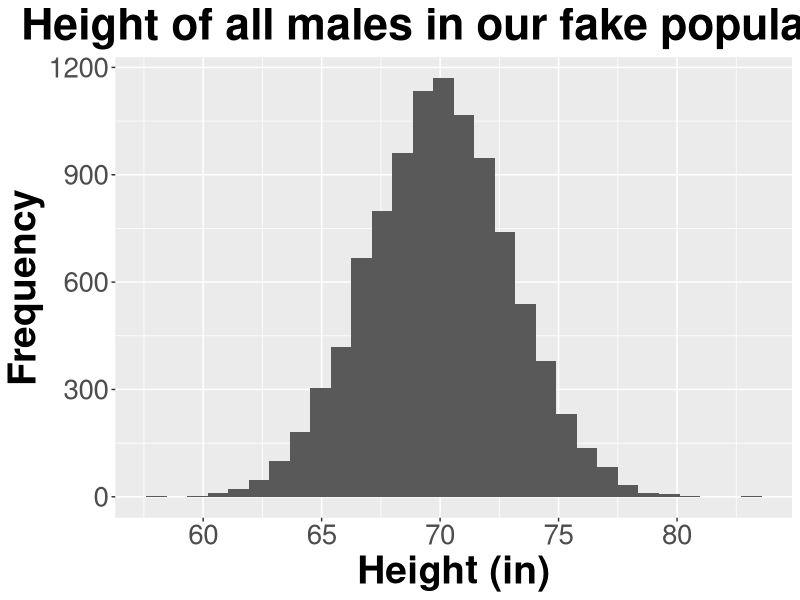
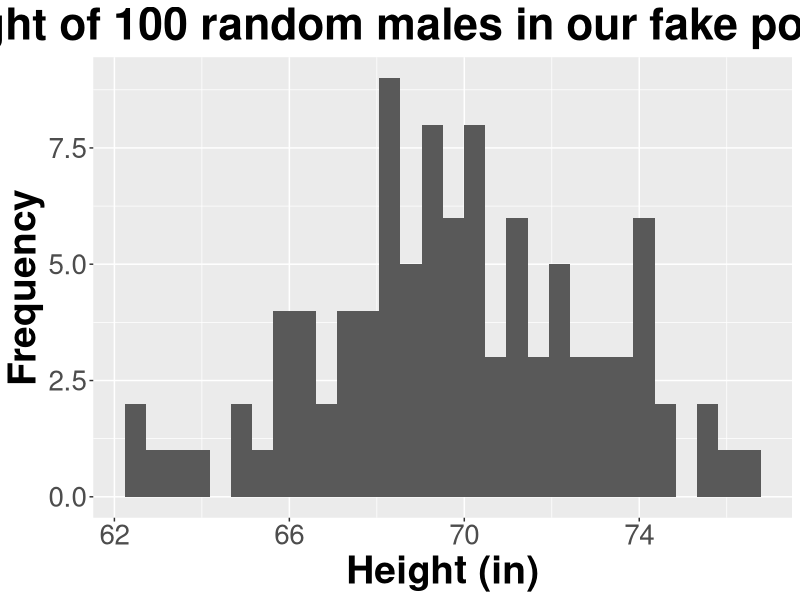
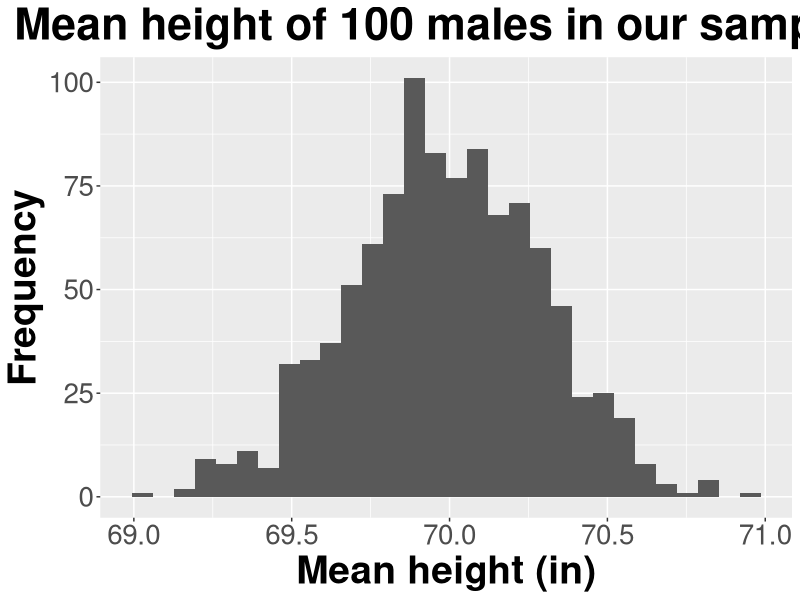
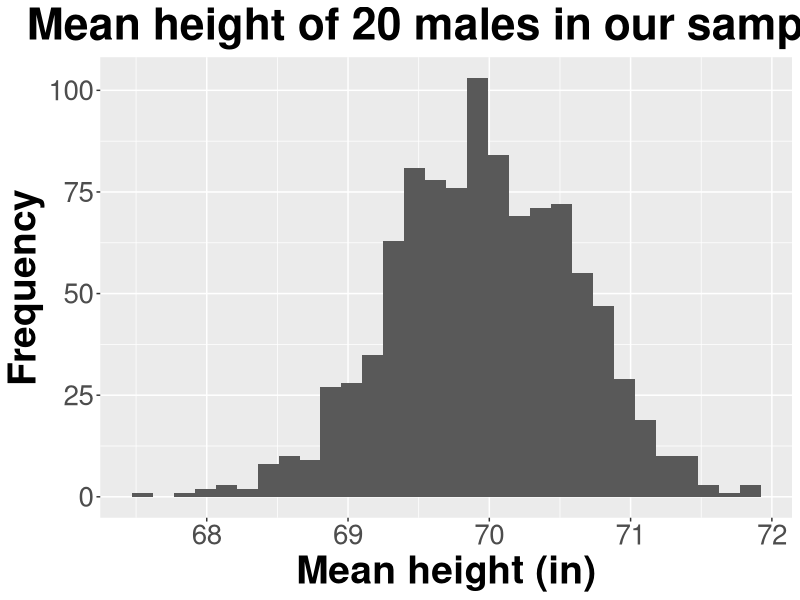
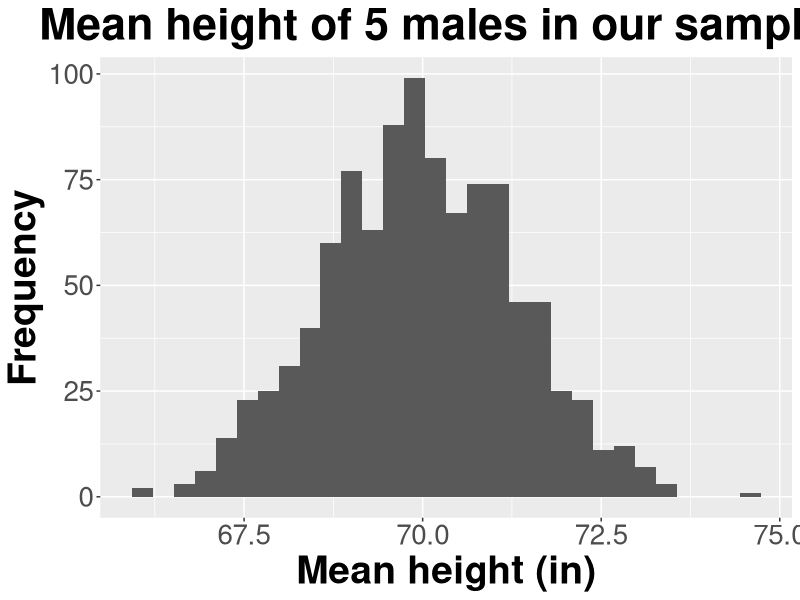
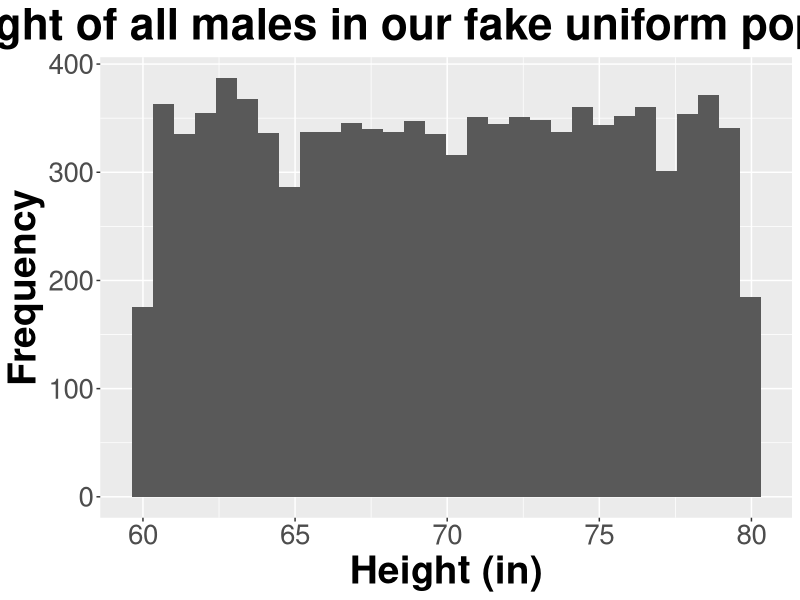
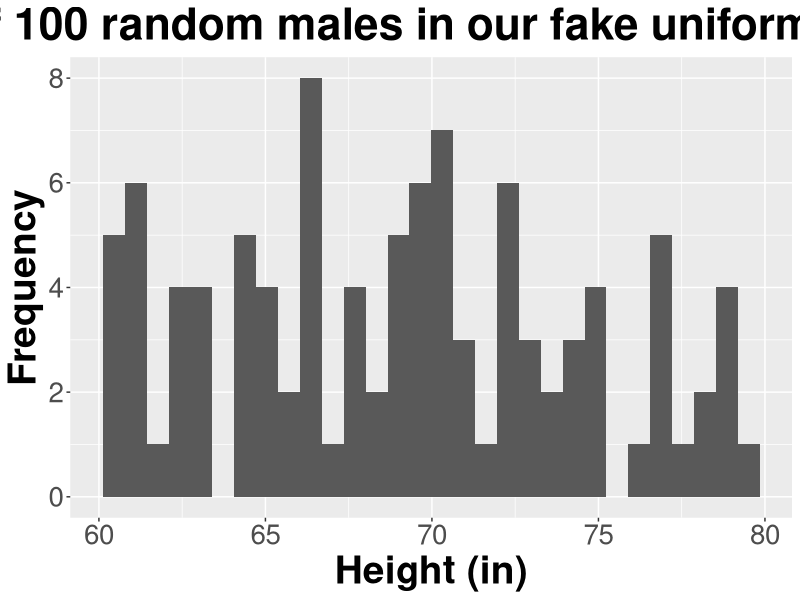
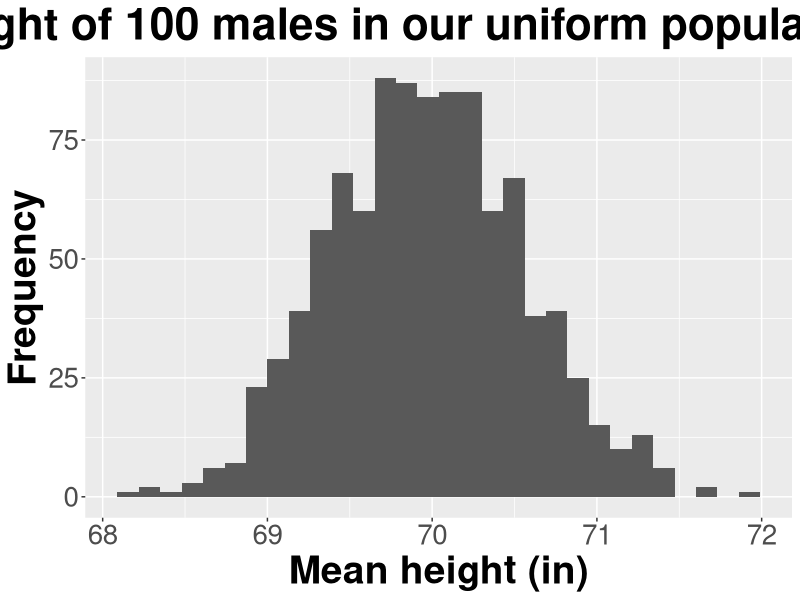

Write the R code that produced these figures, in order.
#plots from 2. Estimation and probability.ppt


#create "population" of males

population_size <- 10000
set.seed(42)
population_norm <- data.frame(id = 1:population_size, 
                         height = rnorm(population_size, 70, 3))

require(ggplot2)

ggplot(population_norm, aes_string("height")) + 
  geom_histogram(size=3) +
  xlab("Height (in)")+
  ylab("Frequency")+
  ggtitle("Height of all males in our fake population")+
  theme(axis.title.x = element_text(face="bold", size=28), 
        axis.title.y = element_text(face="bold", size=28), 
        axis.text.y  = element_text(size=20),
        axis.text.x  = element_text(size=20), 
        legend.text =element_text(size=20),
        legend.title = element_text(size=20, face="bold"),
        legend.position = "bottom",
        plot.title = element_text(hjust = 0.5, face="bold", size=32))

#sample a 100 of these

sample_1 <- population_norm[sample(nrow(population_norm), 100),]
ggplot(sample_1, aes_string("height")) + 
  geom_histogram(size=3) +
  xlab("Height (in)")+
  ylab("Frequency")+
  ggtitle("Height of 100 random males in our fake population")+
  theme(axis.title.x = element_text(face="bold", size=28), 
        axis.title.y = element_text(face="bold", size=28), 
        axis.text.y  = element_text(size=20),
        axis.text.x  = element_text(size=20), 
        legend.text =element_text(size=20),
        legend.title = element_text(size=20, face="bold"),
        legend.position = "bottom",
        plot.title = element_text(hjust = 0.5, face="bold", size=32))
mean(sample_1$height)
sd(sample_1$height)

#now do this a 1000 times and record it
number_of_samples <- 1000
sample_outcomes <- data.frame(mean = rep(NA, number_of_samples), sd = NA)

for (i in 1:number_of_samples){
  sample_1 <- population_norm[sample(nrow(population_norm), 100),]
  sample_outcomes$mean[i] <- mean(sample_1$height)
  sample_outcomes$sd[i] <- sd(sample_1$height)
  
}

ggplot(sample_outcomes, aes_string("mean")) + 
  geom_histogram(size=3) +
  xlab("Mean height (in)")+
  ylab("Frequency")+
  ggtitle("Mean height of 100 males in our samples")+
  theme(axis.title.x = element_text(face="bold", size=28), 
        axis.title.y = element_text(face="bold", size=28), 
        axis.text.y  = element_text(size=20),
        axis.text.x  = element_text(size=20), 
        legend.text =element_text(size=20),
        legend.title = element_text(size=20, face="bold"),
        legend.position = "bottom",
        plot.title = element_text(hjust = 0.5, face="bold", size=32))
mean(sample_outcomes$mean)
sd(sample_outcomes$mean)

#what if we only sampled 20
##now do this a 1000 times and record it
number_of_samples <- 1000
sample_outcomes <- data.frame(mean = rep(NA, number_of_samples), sd = NA)

for (i in 1:number_of_samples){
  sample_1 <- population_norm[sample(nrow(population_norm), 20),]
  sample_outcomes$mean[i] <- mean(sample_1$height)
  sample_outcomes$sd[i] <- sd(sample_1$height)
  
}

ggplot(sample_outcomes, aes_string("mean")) + 
  geom_histogram(size=3) +
  xlab("Mean height (in)")+
  ylab("Frequency")+
  ggtitle("Mean height of 20 males in our samples")+
  theme(axis.title.x = element_text(face="bold", size=28), 
        axis.title.y = element_text(face="bold", size=28), 
        axis.text.y  = element_text(size=20),
        axis.text.x  = element_text(size=20), 
        legend.text =element_text(size=20),
        legend.title = element_text(size=20, face="bold"),
        legend.position = "bottom",
        plot.title = element_text(hjust = 0.5, face="bold", size=32))
mean(sample_outcomes$mean)
sd(sample_outcomes$mean)

#what if we only sampled 5
##now do this a 1000 times and record it
number_of_samples <- 1000
sample_outcomes <- data.frame(mean = rep(NA, number_of_samples), sd = NA)

for (i in 1:number_of_samples){
  sample_1 <- population_norm[sample(nrow(population_norm), 5),]
  sample_outcomes$mean[i] <- mean(sample_1$height)
  sample_outcomes$sd[i] <- sd(sample_1$height)
  
}

ggplot(sample_outcomes, aes_string("mean")) + 
  geom_histogram(size=3) +
  xlab("Mean height (in)")+
  ylab("Frequency")+
  ggtitle("Mean height of 5 males in our samples")+
  theme(axis.title.x = element_text(face="bold", size=28), 
        axis.title.y = element_text(face="bold", size=28), 
        axis.text.y  = element_text(size=20),
        axis.text.x  = element_text(size=20), 
        legend.text =element_text(size=20),
        legend.title = element_text(size=20, face="bold"),
        legend.position = "bottom",
        plot.title = element_text(hjust = 0.5, face="bold", size=32))
mean(sample_outcomes$mean)
sd(sample_outcomes$mean)

#what if underlying data not normal?

#create "population" of males

population_size <- 10000
set.seed(42)
population_unif <- data.frame(id = 1:population_size, 
                         height = runif(population_size, 60, 80))

ggplot(population_unif, aes_string("height")) + 
  geom_histogram(size=3) +
  xlab("Height (in)")+
  ylab("Frequency")+
  ggtitle("Height of all males in our fake uniform population")+
  theme(axis.title.x = element_text(face="bold", size=28), 
        axis.title.y = element_text(face="bold", size=28), 
        axis.text.y  = element_text(size=20),
        axis.text.x  = element_text(size=20), 
        legend.text =element_text(size=20),
        legend.title = element_text(size=20, face="bold"),
        legend.position = "bottom",
        plot.title = element_text(hjust = 0.5, face="bold", size=32))

#sample a 100 of these

sample_unif_1 <- population_unif[sample(nrow(population_unif), 100),]
ggplot(sample_unif_1, aes_string("height")) + 
  geom_histogram(size=3) +
  xlab("Height (in)")+
  ylab("Frequency")+
  ggtitle("Height of 100 random males in our fake uniform population")+
  theme(axis.title.x = element_text(face="bold", size=28), 
        axis.title.y = element_text(face="bold", size=28), 
        axis.text.y  = element_text(size=20),
        axis.text.x  = element_text(size=20), 
        legend.text =element_text(size=20),
        legend.title = element_text(size=20, face="bold"),
        legend.position = "bottom",
        plot.title = element_text(hjust = 0.5, face="bold", size=32))


#now do this a 1000 times and record it
number_of_samples <- 1000
sample_outcomes <- data.frame(mean = rep(NA, number_of_samples), sd = NA)

for (i in 1:number_of_samples){
  sample_unif_1 <- population_unif[sample(nrow(population_unif), 100),]
  sample_outcomes$mean[i] <- mean(sample_unif_1$height)
  sample_outcomes$sd[i] <- sd(sample_unif_1$height)
  
}

ggplot(sample_outcomes, aes_string("mean")) + 
  geom_histogram(size=3) +
  xlab("Mean height (in)")+
  ylab("Frequency")+
  ggtitle("Mean height of 100 males in our uniform population samples")+
  theme(axis.title.x = element_text(face="bold", size=28), 
        axis.title.y = element_text(face="bold", size=28), 
        axis.text.y  = element_text(size=20),
        axis.text.x  = element_text(size=20), 
        legend.text =element_text(size=20),
        legend.title = element_text(size=20, face="bold"),
        legend.position = "bottom",
        plot.title = element_text(hjust = 0.5, face="bold", size=32))

#error bars in practice
#back to our normal population of males
#using 2 se as rule of thumb
number_of_samples <- 20
sample_outcomes <- data.frame(mean = rep(NA, number_of_samples), sd = NA, se = NA)

for (i in 1:number_of_samples){
  sample_1 <- population_norm[sample(nrow(population_norm), 100),]
  sample_outcomes$mean[i] <- mean(sample_1$height)
  sample_outcomes$sd[i] <- sd(sample_1$height)
  sample_outcomes$se <- sd(sample_1$height)/sqrt(100)
}
sample_outcomes$sample <- as.factor(1:number_of_samples)
ggplot(sample_outcomes
       , aes_string(x="sample", y="mean")) +
  geom_point(size = 3) +
  geom_errorbar(aes(ymin=mean-(2*se), ymax=mean+(2*se)), size=1.5)+
  geom_hline(aes(yintercept=70)) +
  ylab("Mean")+
  xlab("Sample")+
  ggtitle("Variation in error bars")+
  theme(axis.title.x = element_text(face="bold", size=28), 
        axis.title.y = element_text(face="bold", size=28), 
        axis.text.y  = element_text(size=20),
        axis.text.x  = element_text(size=20), 
        legend.text =element_text(size=20),
        legend.title = element_text(size=20, face="bold"),
        plot.title = element_text(hjust = 0.5, face="bold", size=32))

#need for clarity

#error bars in practice
#using 2 se as rule of thumb
number_of_samples <- 1
sample_outcomes <- data.frame(mean = rep(NA, number_of_samples), sd = NA, se = NA)

for (i in 1:number_of_samples){
  sample_1 <- population_norm[sample(nrow(population_norm), 100),]
  sample_outcomes$mean[i] <- mean(sample_1$height)
  sample_outcomes$sd[i] <- sd(sample_1$height)
  sample_outcomes$se <- sd(sample_1$height)/sqrt(100)
}
sample_outcomes$sample <- as.factor(1:number_of_samples)

sample_1$sample <- "Data"
sample_1$data <- sample_1$height
onese <- sample_outcomes
onese$sample <- "+- 1 standard error"
onese$data <- onese$mean
onese$bar_length <-  onese$se
twosd <- sample_outcomes
twosd$sample <- "+- 2 standard error ~ \n 95% confidence interval"
twosd$data <- twosd$mean
twosd$bar_length <-  onese$se * 2
onesd <- sample_outcomes
onesd$sample <- "+- 1 standard deviation"
onesd$data <- onesd$mean
onesd$bar_length <-  onese$sd

example_clarity <- merge(sample_1, onese, all.x =T, all.y = T)
example_clarity <- merge(example_clarity, twosd, all.x =T, all.y = T)
example_clarity <- merge(example_clarity, onesd, all.x =T, all.y = T)

require(plyr)
example_clarity$sample <- relevel(as.factor(example_clarity$sample), "Data")

ggplot(example_clarity
       , aes_string(x="sample", y="data")) +
  geom_point(size = 3) +
  geom_errorbar(aes(ymin=mean-bar_length, ymax=mean+bar_length), size=1.5)+
  ylab("Height")+
  xlab("")+
  ggtitle("Variation in error bar display")+
  theme(axis.title.x = element_text(face="bold", size=28), 
        axis.title.y = element_text(face="bold", size=28), 
        axis.text.y  = element_text(size=20),
        axis.text.x  = element_text(size=20), 
        legend.text =element_text(size=20),
        legend.title = element_text(size=20, face="bold"),
        plot.title = element_text(hjust = 0.5, face="bold", size=32))

#comparing groups
#
summarySE <- function(data=NULL, measurevar, groupvars=NULL, na.rm=FALSE,
conf.interval=.95, .drop=TRUE) {
  library(plyr)
  
  # New version of length which can handle NA's: if na.rm==T, don't count them
  length2 <- function (x, na.rm=FALSE) {
    if (na.rm) sum(!is.na(x))
    else       length(x)
  }
  
  # This does the summary. For each group's data frame, return a vector with
  # N, mean, and sd
  datac <- ddply(data, groupvars, .drop=.drop,
                 .fun = function(xx, col) {
                   c(N    = length2(xx[[col]], na.rm=na.rm),
                     mean = mean   (xx[[col]], na.rm=na.rm),
                     sd   = sd     (xx[[col]], na.rm=na.rm)
                   )
                 },
                 measurevar
  )
  
  # Rename the "mean" column
  #  datac <- rename(datac, c("mean" = measurevar))
  
  datac$se <- datac$sd / sqrt(datac$N)  # Calculate standard error of the mean
  
  # Confidence interval multiplier for standard error
  # Calculate t-statistic for confidence interval:
  # e.g., if conf.interval is .95, use .975 (above/below), and use df=N-1
  ciMult <- qt(conf.interval/2 + .5, datac$N-1)
  datac$ci <- datac$se * ciMult
  
  return(datac)
}

#BAR PLOTS####
#Now let's use this to get the confidence intervals for each month and plot them
monthly_wind_data <- summarySE(airquality, measurevar = "Wind", groupvars = "Month")
#look at it
monthly_wind_data

#now plot it in ggplot2

require(ggplot2)

ggplot(monthly_wind_data
       , aes_string(x="Month", y="mean")) +
  geom_col(size = 3) +
  geom_errorbar(aes(ymin=mean-ci, ymax=mean+ci), size=1.5) +
  ylab("Wind speed (mph)")+ggtitle("Wind speed over time")+
  theme(axis.title.x = element_text(face="bold", size=28), 
        axis.title.y = element_text(face="bold", size=28), 
        axis.text.y  = element_text(size=20),
        axis.text.x  = element_text(size=20), 
        legend.text =element_text(size=20),
        legend.title = element_text(size=20, face="bold"),
        plot.title = element_text(hjust = 0.5, face="bold", size=32))
#or better
ggplot(monthly_wind_data
       , aes_string(x="Month", y="mean")) +
  geom_point(size = 3) +
  geom_errorbar(aes(ymin=mean-ci, ymax=mean+ci), size=1.5) +
  ylab("Wind speed (mph)")+ggtitle("Wind speed over time")+
  theme(axis.title.x = element_text(face="bold", size=28), 
        axis.title.y = element_text(face="bold", size=28), 
        axis.text.y  = element_text(size=20),
        axis.text.x  = element_text(size=20), 
        legend.text =element_text(size=20),
        legend.title = element_text(size=20, face="bold"),
        plot.title = element_text(hjust = 0.5, face="bold", size=32))+
  ylim(c(0,13.2)) #watch for truncated axes!

#probabilty####
#
die_roll <- data.frame(Number = 1:6, Probability = rep(1/6,6))
ggplot(die_roll, aes_string(x="Number", y= "Probability")) +
  geom_col(color = "orange", fill="orange") +
  theme(axis.title.x = element_text(face="bold", size=28), 
        axis.title.y = element_text(face="bold", size=28), 
        axis.text.y  = element_text(size=20),
        axis.text.x  = element_text(size=20), 
        legend.text =element_text(size=20),
        legend.title = element_text(size=20, face="bold"),
        plot.title = element_text(hjust = 0.5, face="bold", size=32))


#normal curve
ggplot(data = data.frame(x = c(-3, 3)), aes(x)) +
  stat_function(fun = dnorm, n = 101, args = list(mean = 0, sd = 1), size = 3, color = "orange") + 
  ylab("Probablity") +
  xlab("")+
  theme(axis.title.x = element_text(face="bold", size=28), 
        axis.title.y = element_text(face="bold", size=28), 
        axis.text.y  = element_text(size=20),
        axis.text.x  = element_text(size=20), 
        legend.text =element_text(size=20),
        legend.title = element_text(size=20, face="bold"),
        plot.title = element_text(hjust = 0.5, face="bold", size=32))

#fill in portion
#https://dkmathstats.com/plotting-normal-distributions-in-r-using-ggplot2/
# Shading from x = -1 to x = 1 (within one std deviation):

dnorm_one_sd <- function(x){
  norm_one_sd <- dnorm(x)
  # Have NA values outside interval x in [-1, 1]:
  norm_one_sd[x <= -1 | x >= 1] <- NA
  return(norm_one_sd)
}

ggplot(data = data.frame(x = c(-3, 3)), aes(x)) +
  stat_function(fun = dnorm, n = 101, args = list(mean = 0, sd = 1), size = 3, color = "orange") + 
  stat_function(fun = dnorm_one_sd, geom = "area", fill = "purple") +
  ylab("Probablity") +
  xlab("")+
  theme(axis.title.x = element_text(face="bold", size=28), 
        axis.title.y = element_text(face="bold", size=28), 
        axis.text.y  = element_text(size=20),
        axis.text.x  = element_text(size=20), 
        legend.text =element_text(size=20),
        legend.title = element_text(size=20, face="bold"),
        plot.title = element_text(hjust = 0.5, face="bold", size=32))

#rolling 2 die simulation
number_of_rolls <- 1000
sum_of_rolls <- data.frame(index = 1:number_of_rolls, Sum = NA)
for (i in 1:number_of_rolls){
  dice_roll_trial <- sample(1:6, size = 2, replace = TRUE)
  sum_of_rolls$Sum[i] <- sum(dice_roll_trial)
}
ggplot(sum_of_rolls, aes_string(x="Sum")) +
  geom_histogram(color = "orange", fill="orange") +
  ylab("Frequency") +
  theme(axis.title.x = element_text(face="bold", size=28), 
        axis.title.y = element_text(face="bold", size=28), 
        axis.text.y  = element_text(size=20),
        axis.text.x  = element_text(size=20), 
        legend.text =element_text(size=20),
        legend.title = element_text(size=20, face="bold"),
        plot.title = element_text(hjust = 0.5, face="bold", size=32))

#use larger number to approximate discrete distribution
require(reshape2)
number_of_rolls <- 100000
sum_of_rolls <- data.frame(index = 1:number_of_rolls, Sum = NA)
for (i in 1:number_of_rolls){
  dice_roll_trial <- sample(1:6, size = 2, replace = TRUE)
  sum_of_rolls$Sum[i] <- sum(dice_roll_trial)
}
sum_of_rolls_df <- dcast(sum_of_rolls, Sum ~ "Probability", length )
sum_of_rolls_df$Probability <- sum_of_rolls_df$Probability/number_of_rolls
ggplot(sum_of_rolls_df, aes_string(x="Sum", y="Probability")) +
  geom_col(color = "orange", fill="orange") +
  ylab("Probability") +
  scale_x_continuous(breaks = c(2:12))+
  theme(axis.title.x = element_text(face="bold", size=28), 
        axis.title.y = element_text(face="bold", size=28), 
        axis.text.y  = element_text(size=20),
        axis.text.x  = element_text(size=20), 
        legend.text =element_text(size=20),
        legend.title = element_text(size=20, face="bold"),
        plot.title = element_text(hjust = 0.5, face="bold", size=32))
